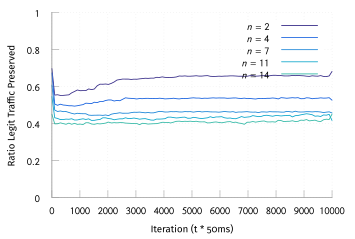

This figure's gnuplot source:
set terminal tikz standalone color size 9cm,6cm font '\scriptsize' preamble '\usepackage{microtype} \usepackage[sfdefault]{FiraSans} \usepackage{newtxsf} \usepackage[T1]{fontenc} \renewcommand*\oldstylenums[1]{{\firaoldstyle #1}}'
set output "online-varyN-uneven-pres.tex"

load "parula.pal"

set style line 102 lc rgb '#a0a0a0' lt 1 lw 1
set border ls 102
set colorbox border 102
set key textcolor rgb "black"
set tics textcolor rgb "black"
set label textcolor rgb "black"

set border 3
set grid x y
set xtics nomirror
set ytics nomirror

#set key autotitle columnhead
set datafile separator ","

set xlabel "Iteration (t * 50ms)"
set ylabel "Ratio Legit Traffic Preserved"

set yrange [0.0:1.0]

plot '../results/online-2-avg.csv' u 1:3 w lines smooth sbezier title "$n=2$", \
     '../results/online-4-avg.csv' u 1:3 w lines smooth sbezier title "$n=4$", \
     '../results/online-7-avg.csv' u 1:3 w lines smooth sbezier title "$n=7$", \
     '../results/online-11-avg.csv' u 1:3 w lines smooth sbezier title "$n=11$", \
     '../results/online-14-avg.csv' u 1:3 w lines smooth sbezier title "$n=14$"
